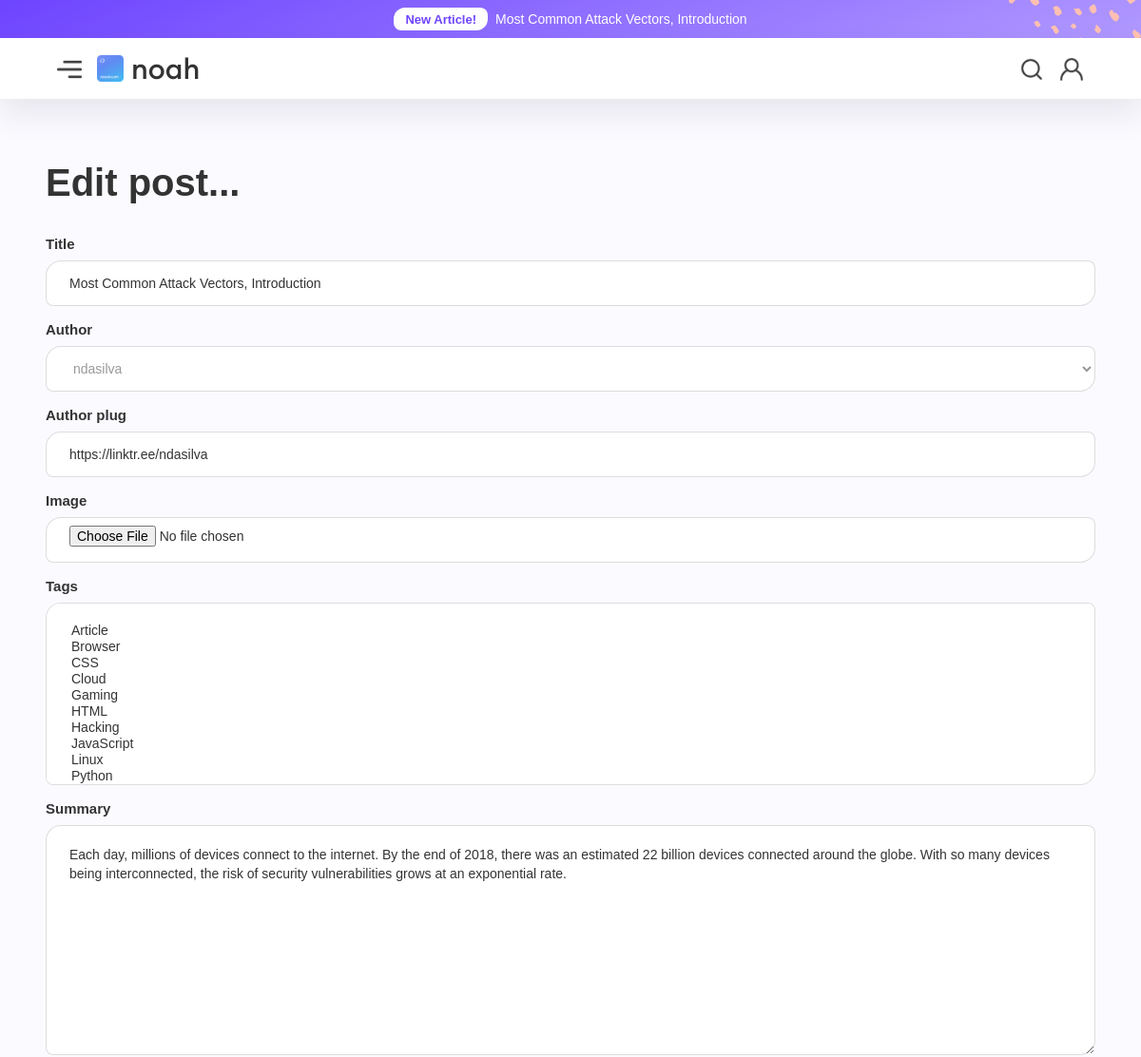
Before: /blog/most-common-attack-vectors-introduction/edit (signed in, upper part) with the older database file.
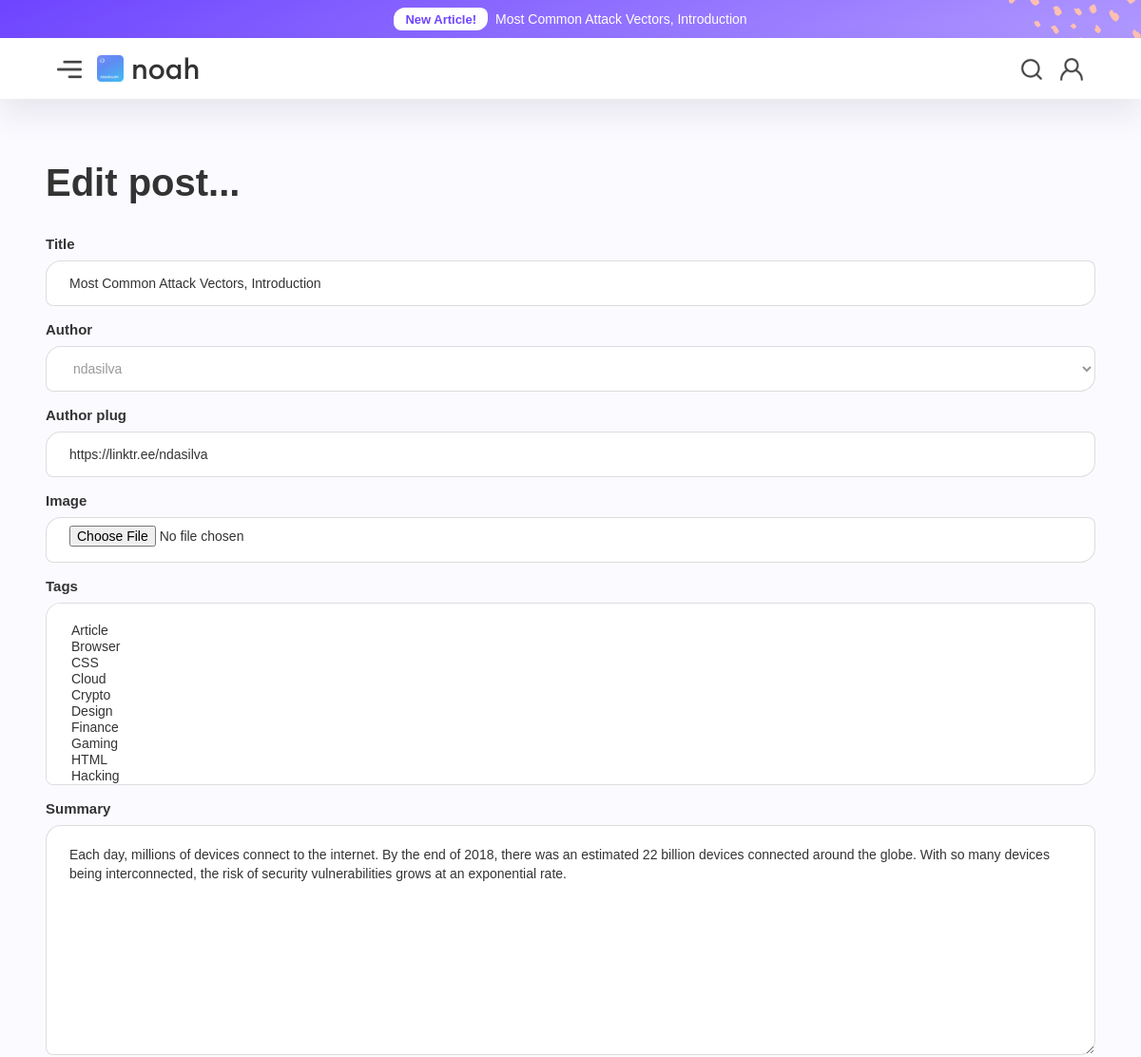
After: the same page with the newer database file.
### blog/models.py (models this page shows, shortened)
class Post(models.Model):
    title = models.CharField(max_length=128, unique=True)
    slug = models.SlugField(max_length=128, unique=True, null=True, blank=True)
    author = models.ForeignKey(User, on_delete=models.CASCADE)
    author_plug = models.URLField(max_length=255, default='https://linktr.ee/ndasilva')
    image = models.ImageField(null=True, blank=True, upload_to='blog_images/')
    tags = models.CharField(max_length=255, default='blog')
    summary = models.TextField(max_length=300)
    content = RichTextField(blank=True, null=True)
    updated_on = models.DateTimeField(auto_now= True, blank=True)
    created_on = models.DateTimeField(auto_now_add=True, blank=True)
    status = models.IntegerField(choices=STATUS, default=0)

### blog/views.py (the view)
# urls.py: path('blog/<slug:slug>/edit', EditPostView.as_view(), name="edit-post"),
class EditPostView(UpdateView):
    model = Post
    template_name = 'edit_post.html'
    form_class = PostForm

### blog/templates/edit_post.html (shortened to what this page needs)
{% extends 'base.html' %}
{% load widget_tweaks %}
{% block content %}
{% if user.is_authenticated %}
  {% if user.id == post.author.id %}
<div class="default-section wf-section">
  <div class="default-section-content">
    <div class="form-wrapper">
      <h1 class="h3-heading">Edit post...</h1>
      <div class="w-form">
        <form
          class="auth-form"
          action="#"
          method="POST"
          enctype="multipart/form-data"
        >
          <div>
            {{ form.title.label_tag }}
            {{ form.title|add_class:"input w-input" }}
          </div>
          <div>
            {{ form.author.label_tag }}
            {{ form.author|add_class:"input form-selection w-input" }}
          </div>
          <div>
            {{ form.author_plug.label_tag }}
            {{ form.author_plug|add_class:"input w-input" }}
          </div>
          <div>
            {{ form.image.label_tag }}
            {{ form.image|add_class:"input w-input" }}
          </div>
          <div>
            {{ form.tags.label_tag }}
            {{ form.tags|add_class:"input form-message w-input" }}
          </div>
          <div>
            {{ form.summary.label_tag }}
            {{ form.summary|add_class:"input form-message w-input" }}
          </div>
        </form>
      </div>
    </div>
  </div>
</div>
  {% endif %}
{% endif %}
{% endblock %}

Changed rows visible on the page:
changed Post "Most Common Attack Vectors, Introduction": tags "Article / Browser / CSS / Cloud / Gaming / HTML / Hacking / JavaScript / Linux / Python" → "Article / Browser / CSS / Cloud / Crypto / Design / Finance / Gaming / HTML / Hacking"
